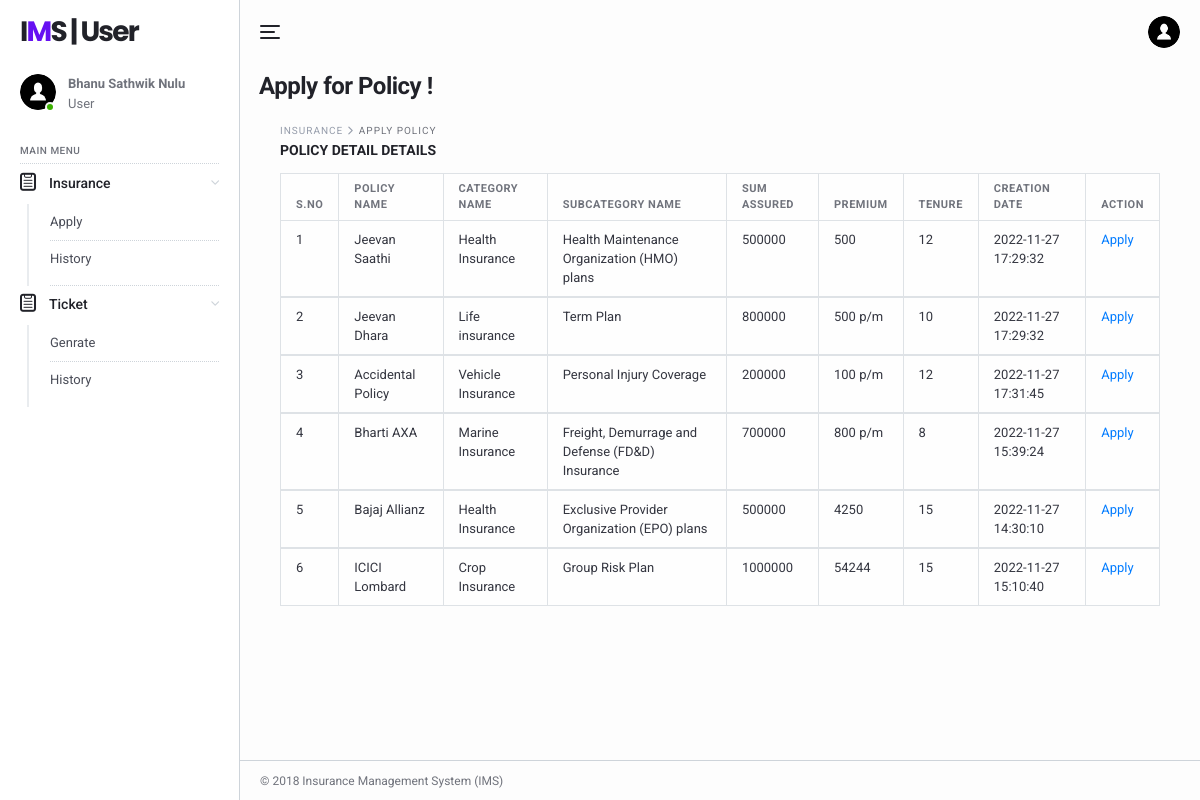
The app's page /IMS/user/apply-forpolicy.php (signed in) with its own data.
### tables this page shows
CREATE TABLE `tbluser` (
  `ID` int(11) NOT NULL,
  `FullName` varchar(120) DEFAULT NULL,
  `ContactNo` bigint(10) DEFAULT NULL,
  `Email` varchar(120) DEFAULT NULL,
  `Gender` enum('Male','Female') DEFAULT NULL,
  `Password` varchar(120) DEFAULT NULL,
  `CreationDate` timestamp NOT NULL DEFAULT current_timestamp()
);

CREATE TABLE `tblpolicy` (
  `ID` int(11) NOT NULL,
  `SubcategoryId` int(25) NOT NULL,
  `CategoryId` int(25) DEFAULT NULL,
  `PolicyName` varchar(45) DEFAULT NULL,
  `Sumassured` int(11) DEFAULT NULL,
  `Premium` varchar(45) DEFAULT NULL,
  `Tenure` int(10) DEFAULT NULL,
  `CreationDate` timestamp NOT NULL DEFAULT current_timestamp() ON UPDATE current_timestamp()
);

CREATE TABLE `category` (
  `ID` int(11) NOT NULL,
  `CategoryName` varchar(45) DEFAULT NULL,
  `CreationDate` timestamp NULL DEFAULT current_timestamp()
);

CREATE TABLE `tblsubcategory` (
  `id` int(11) NOT NULL,
  `CategoryId` int(25) NOT NULL,
  `SubcategoryName` varchar(200) NOT NULL,
  `CreationDate` timestamp NULL DEFAULT current_timestamp(),
  `UpdationDate` timestamp NULL DEFAULT NULL ON UPDATE current_timestamp()
);

### IMS/user/apply-forpolicy.php (the view, shortened to what this page needs)
<?php
include('includes/dbconnection.php');
if (strlen($_SESSION['uid']==0)) {
  header('location:logout.php');
  } else{
?>
<!DOCTYPE html>
<html lang="en">
  <head>
    <link href="../lib/fontawesome-free/css/all.min.css" rel="stylesheet">
    <link href="../lib/ionicons/css/ionicons.min.css" rel="stylesheet">
    <link href="../lib/typicons.font/typicons.css" rel="stylesheet">
    <link href="../lib/morris.js/morris.css" rel="stylesheet">
    <link href="../lib/flag-icon-css/css/flag-icon.min.css" rel="stylesheet">
    <link href="../lib/jqvmap/jqvmap.min.css" rel="stylesheet">
    <link rel="stylesheet" href="../css/azia.css">
  </head>
  <body class="az-body az-body-sidebar">
<?php include_once('includes/sidebar.php');?>
    <div class="az-content az-content-dashboard-two">
<?php include_once('includes/header.php');?>
      <div class="az-content-header d-block d-md-flex">
        <div>
          <h2 class="az-content-title mg-b-5 mg-b-lg-8">Apply for Policy  !</h2>
        </div>
      </div>
      <div class="az-content-body">
     <div class="az-content">
      <div class="container">
        <div class="az-content-body">
          <div class="az-content-breadcrumb">
            <span>Insurance </span>
            <span>Apply Policy</span>
          </div>
          <div class="az-content-label mg-b-5">Policy Detail Details</div>
          <div class="table-responsive">
            <table class="table table-bordered mg-b-0">
              <thead>
                <tr>
                  <th>S.NO</th>
                  <th>Policy Name</th>
                  <th>Category Name</th>
                   <th>SubCategory Name</th>
                   <th>Sum Assured</th>
                   <th>Premium</th>
                   <th>Tenure</th>
                  <th>Creation Date</th>
                  <th>Action</th>
                </tr>
              </thead>
              <?php
$ret=mysqli_query($con,"select category.CategoryName as catname,tblsubcategory.SubcategoryName as subcat, tblpolicy.PolicyName,tblpolicy.CreationDate as cdate,tblpolicy.ID,tblpolicy.Sumassured,tblpolicy.Premium,tblpolicy.Tenure  from tblpolicy inner join category on category.ID=tblpolicy.CategoryId inner join tblsubcategory on  tblsubcategory.id=tblpolicy.SubcategoryId");
$cnt=1;
while ($row=mysqli_fetch_array($ret)) {
?>
              <tbody>
                <tr>
                  <td><?php echo $cnt;?></td>
                       <td><?php  echo $row['PolicyName'];?></td>
                  <td><?php  echo $row['catname'];?></td>
                  <td><?php  echo $row['subcat'];?></td>
                  <td><?php  echo $row['Sumassured'];?></td>
                  <td><?php  echo $row['Premium'];?></td>
                  <td><?php  echo $row['Tenure'];?></td>
                   <td><?php  echo $row['cdate'];?></td>
                  <td><a href="apply-forpolicy.php?polid=<?php echo $row['ID'];?>">Apply </a></td>
                </tr>
                <?php
$cnt=$cnt+1;
}?>
              </tbody>
            </table>
          </div>
            </div>
          </div>
        </div>
      </div>
    <?php include_once('includes/footer.php');?>
    </div>
  </body>
</html>
<?php }  ?>

### IMS/user/includes/sidebar.php
  <div class="az-sidebar">
      <div class="az-sidebar-header">
        <a href="#" class="az-logo">I<span>M</span>S | User</a>
      </div>
      <div class="az-sidebar-loggedin">
        <div class="az-img-user online"><img src="../img/user.png" alt=""></div>
        <div class="media-body">
             <?php
$uid=$_SESSION['uid'];
$ret=mysqli_query($con,"select FullName from tbluser where ID='$uid'");
$row=mysqli_fetch_array($ret);
$name=$row['FullName'];
?>
                  <span style="font-weight: bold"><?php echo $name; ?></span>
          <span>User</span>
        </div>
      </div>
      <div class="az-sidebar-body">
         <ul class="nav">
          <li class="nav-label">Main Menu</li>
          <li class="nav-item show">
            <a href="#" class="nav-link with-sub"><i class="typcn typcn-clipboard"></i>Insurance </a>
            <nav class="nav-sub">
              <a href="apply-forpolicy.php" class="nav-sub-link">Apply</a>
              <a href="policy-history.php" class="nav-sub-link">History</a>
            </nav>
          </li>
 <li class="nav-item show">
            <a href="#" class="nav-link with-sub"><i class="typcn typcn-clipboard"></i>Ticket </a>
            <nav class="nav-sub">
              <a href="tickets.php" class="nav-sub-link">Genrate</a>
              <a href="ticket-history.php" class="nav-sub-link">History</a>
            </nav>
          </li>
          </ul>
      </div>
    </div>

### records on screen
tbluser: FullName "Bhanu Sathwik Nulu"
tblpolicy: PolicyName "Jeevan Saathi", CategoryId.CategoryName "Health Insurance", SubcategoryId.SubcategoryName "Health Maintenance Organization (HMO) plans", Sumassured "500000", Premium "500", Tenure "12", CreationDate "2022-11-27 17:29:32"
tblpolicy: PolicyName "Jeevan Dhara", CategoryId.CategoryName "Life insurance", SubcategoryId.SubcategoryName "Term Plan", Sumassured "800000", Premium "500 p/m", Tenure "10", CreationDate "2022-11-27 17:29:32"
tblpolicy: PolicyName "Accidental Policy", CategoryId.CategoryName "Vehicle Insurance", SubcategoryId.SubcategoryName "Personal Injury Coverage", Sumassured "200000", Premium "100 p/m", Tenure "12", CreationDate "2022-11-27 17:31:45"
tblpolicy: PolicyName "Bharti AXA", CategoryId.CategoryName "Marine Insurance", SubcategoryId.SubcategoryName "Freight, Demurrage and Defense (FD&D) Insurance", Sumassured "700000", Premium "800 p/m", Tenure "8", CreationDate "2022-11-27 15:39:24"
tblpolicy: PolicyName "Bajaj Allianz", CategoryId.CategoryName "Health Insurance", SubcategoryId.SubcategoryName "Exclusive Provider Organization (EPO) plans", Sumassured "500000", Premium "4250", Tenure "15", CreationDate "2022-11-27 14:30:10"
tblpolicy: PolicyName "ICICI Lombard", CategoryId.CategoryName "Crop Insurance", SubcategoryId.SubcategoryName "Group Risk Plan", Sumassured "1000000", Premium "54244", Tenure "15", CreationDate "2022-11-27 15:10:40"
